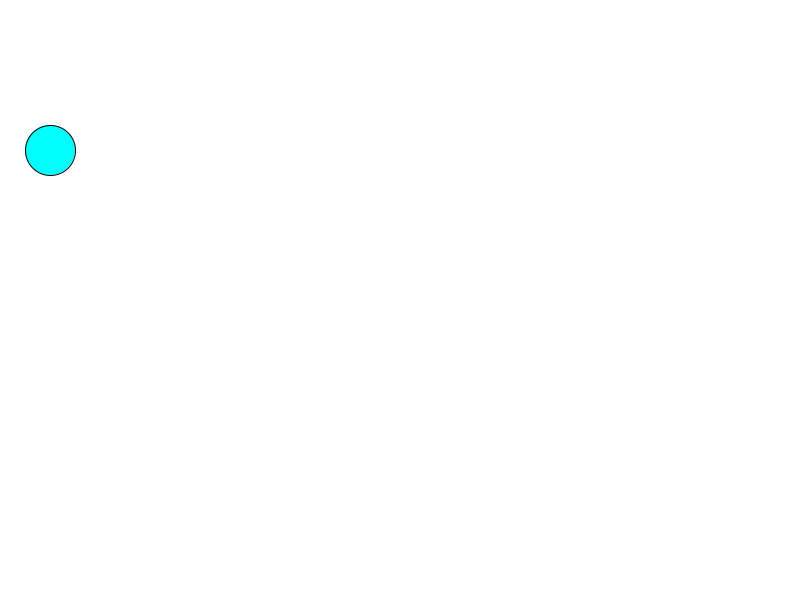
Frame 1 (no input)
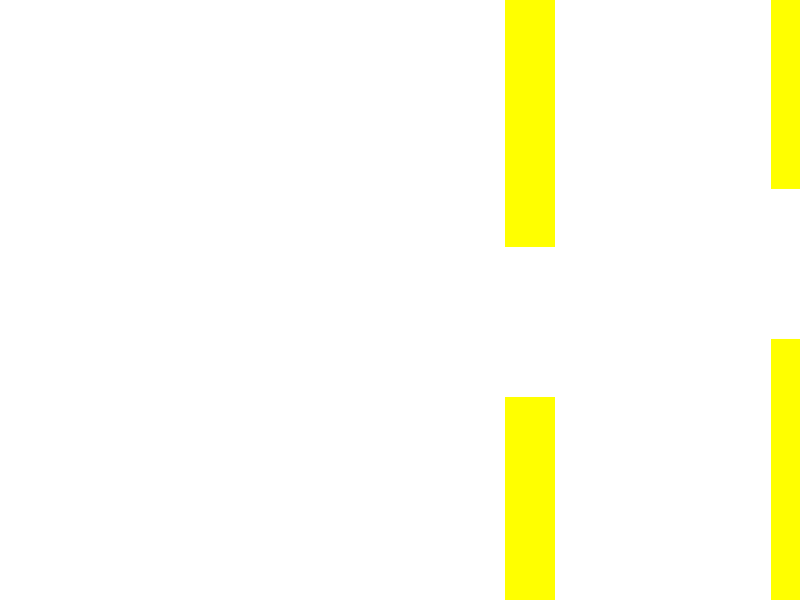
Frame 60 (the mouse pressed at the canvas centre just before this capture)
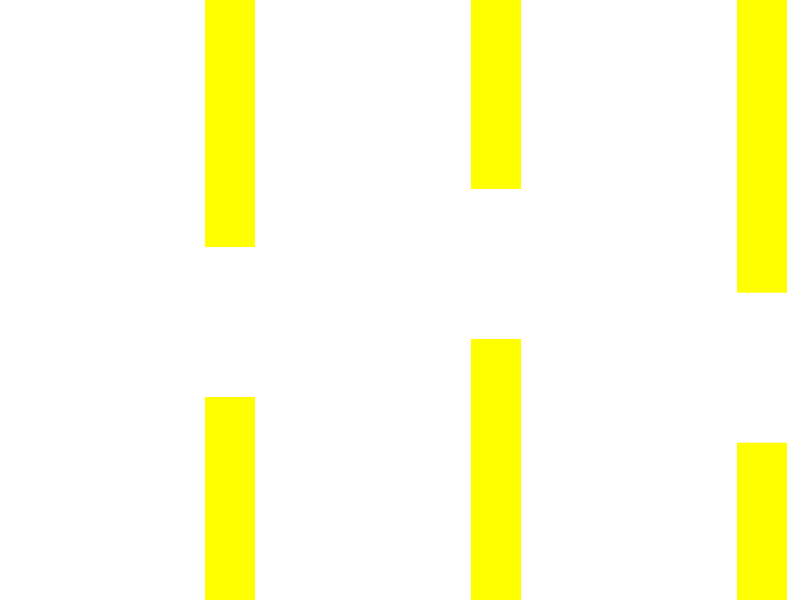
Frame 120 (the mouse held since frame 60 and released just before this capture)

The Processing sketch that drew these frames (run headless with seeded random() and noise(); from frame 60 on, the mouse is pressed at the canvas centre):

// Processing sketch: flappy1
// ── flappy1.pde

float madarX;
float madarY;
float madarSebesseg;
float madarMeret;

int OSZLOPOK_SZAMA = 3;
float oszlopok[] = new float[OSZLOPOK_SZAMA];
float oszlopResek[] = new float[OSZLOPOK_SZAMA];
float oszlopSebesseg = 5;
float oszlopSzelesseg = 50;

float GRAVITACIO = 0.3;
float UGRAS_SEBESSEG = 5;

boolean gameOver = false;
int pontSzam = 0;

void setup() {
  size(800, 600);
  
  madarX = 50;
  madarY = height/4;
  madarSebesseg = 0;
  madarMeret = 50;
  
  for(int i = 0; i < oszlopok.length; ++i) {
    oszlopok[i] = width + i * (width/OSZLOPOK_SZAMA);
    oszlopResek[i] = random(height/4, height/2);
  }
}

void draw() {
  background(#FFFFFF);
  if (!gameOver) {
    madarRajzol();
    madarFrissit();
    oszlopRajzol();
    oszlopFrissit();
  } else {
    jatekVege();
  }
}

void madarRajzol() {
  fill(#00FFFF);
  ellipse(madarX, madarY, madarMeret, madarMeret);
}

void madarFrissit() {
  madarY += madarSebesseg;
  madarSebesseg += GRAVITACIO;
  if(utkozes()) {
    gameOver = true;
  }
}

void oszlopRajzol() {
  for(int i = 0; i < oszlopok.length; ++i) {
    noStroke();
    fill(#FFFF00);
    rect(oszlopok[i], 0, oszlopSzelesseg, oszlopResek[i]);
    rect(oszlopok[i], oszlopResek[i] + height/4, oszlopSzelesseg, height);
  }
}

void oszlopFrissit() {
  for(int i = 0; i < oszlopok.length; ++i) {
    oszlopok[i] -= oszlopSebesseg;
    if (oszlopok[i] < -oszlopSzelesseg) {
      pontSzam += 1;
      oszlopok[i] = width;
    }
  }
}

void jatekVege() {
  fill(#000000);
  textSize(72);
  textAlign(CENTER);
  text(pontSzam, width/2, height/2);
}

boolean utkozes() {
  boolean felsoUtkozes = false;
  boolean alsoUtkozes = false;
  
  for(int i = 0; i < oszlopok.length; ++i) {
    boolean madarOszlopbanX = madarX + madarMeret/2 > oszlopok[i] &&
                              madarX < oszlopok[i] + oszlopSzelesseg;
    
    if (madarOszlopbanX) {
      int melyikOszlop = i;
      felsoUtkozes = madarY < oszlopResek[melyikOszlop];
      alsoUtkozes = madarY + madarMeret/2 > oszlopResek[melyikOszlop] + height/4;
    }
  }
  
  return felsoUtkozes || alsoUtkozes;
}

void keyPressed() {
  if (key == ' ') {
    madarSebesseg = -UGRAS_SEBESSEG;
  }
}
